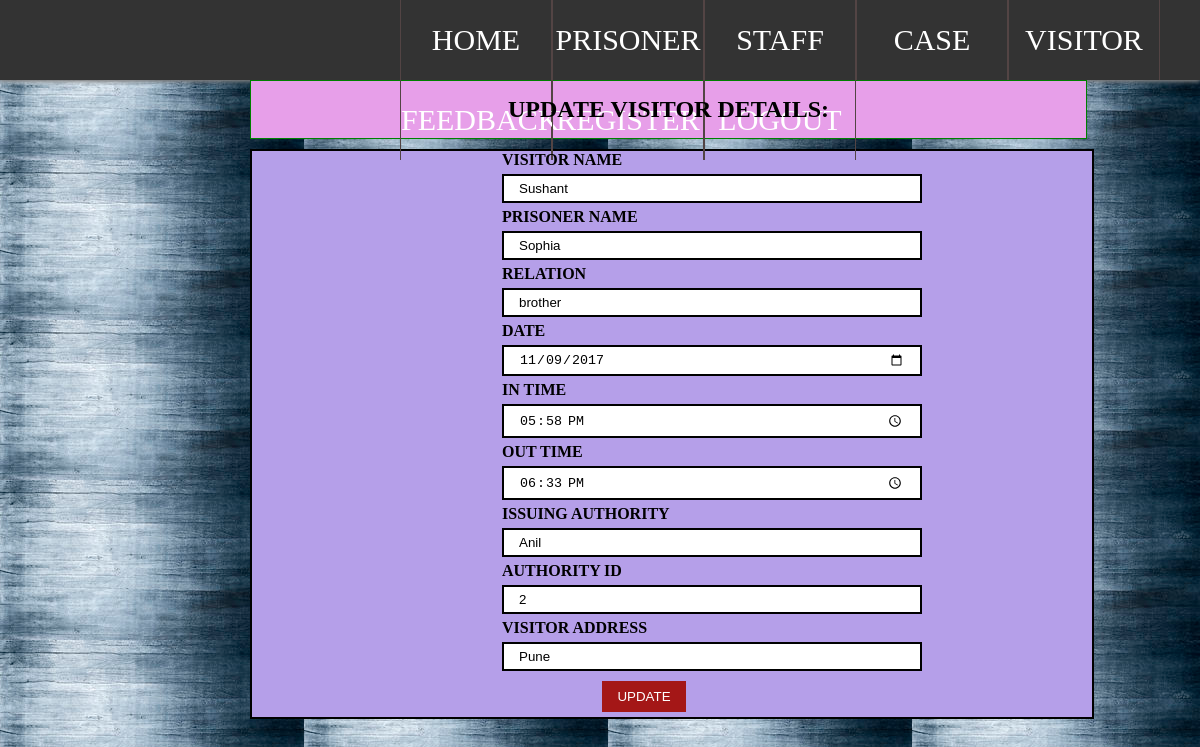
/updateVisitor.php?edit=56, run on the app's committed database.
### tables this page shows
CREATE TABLE `visitor` (
  `PID` int(11) NOT NULL,
  `VISITOR_NAME` varchar(30) NOT NULL,
  `PRISONER_NAME` varchar(30) NOT NULL,
  `RELATION` varchar(30) NOT NULL,
  `DATE` date NOT NULL,
  `IN_TIME` time NOT NULL,
  `OUT_TIME` time NOT NULL,
  `ISSUING_AUTHORITY` varchar(30) NOT NULL,
  `SID` int(11) NOT NULL,
  `VISITOR_ADDRESS` text NOT NULL
);

### updateVisitor.php (the view, shortened to what this page needs)
<!DOCTYPE html>
<html>
<body>
<body background="images/editbg.jpg">
<?php
	require 'conn.php';
   include 'index.php';
	if( isset($_GET["edit"]) )
	{
		$id = $_GET["edit"];
		$res= mysqli_query($conn,"SELECT * FROM PMS.visitor WHERE PID='$id'");
		$row= mysqli_fetch_assoc($res);
	}
?>
<h2>UPDATE VISITOR DETAILS:</h2>
<form action="updateVisitor.php" method="POST">
 <div class="container">
 <label><b>VISITOR NAME</b></label> <br>
  <input type="text" name="newVName" value="<?php echo $row['VISITOR_NAME']; ?>">
	<br>
	<label><b>PRISONER NAME</b></label> <br>
  <input type="text" name="newPName" value="<?php echo $row['PRISONER_NAME']; ?>">
	<br>
		<label><b>RELATION</b></label> <br>
    <input type="text" name="newRelation" value="<?php echo $row['RELATION']; ?>">
	<br>
	<label><b>DATE</b></label> <br>
    <input type="date" name="newDate" value="<?php echo $row['DATE']; ?>">
	<br>
		<label><b>IN TIME</b></label> <br>
    <input type="time" name="newIn" value="<?php echo $row['IN_TIME']; ?>">
<br>
		<label><b>OUT TIME</b></label> <br>
    <input type="time" name="newOut" value="<?php echo $row['OUT_TIME']; ?>">
<br>
		<label><b>ISSUING AUTHORITY</b></label> <br>
    <input type="text" name="newAuthority" value="<?php echo $row['ISSUING_AUTHORITY']; ?>">
<br>
		<label><b>AUTHORITY ID</b></label> <br>
    <input type="text" name="newSid" value="<?php echo $row['SID']; ?>">
	<br>
		<label><b>VISITOR ADDRESS</b></label> <br>
    <input type="text" name="newAddress" value="<?php echo $row['VISITOR_ADDRESS']; ?>">
<br>
  <button type="submit" name="btn" value=submit>UPDATE</button>
    </div>
</form>
</body>
</html>

### updateVisitor.php (style rules this page uses)
h2 { border:1px solid green; text-align: center; color: black; padding: 15px 1px; margin:0px 113px 10px 250px; background-color:#E79FE9; }
form { width: 70%; border: 2px solid black; background-color: #B59FE9; margin: 0px 113px 10px 250px; }
input[type=text],input[type=time], input[type=date], input[type=select] { width: 50%; padding: 5px 15px; margin: 5px 250px; display: inline-block; border: 2px solid black; box-sizing: border-box; }
label,select { margin: 15px 250px; }
button { text-align: center; background-color: #A41717; color: white; padding: 8px 15px; margin: 5px 350px ; border: none; cursor: pointer; width: 10%; }

### index.php (style rules this page uses)
* { margin: 0px; padding: 0px; }

### data on the page
visitor: newVName "Sushant", newPName "Sophia", newRelation "brother", newDate "11/09/2017", newIn "17:58:00", newOut "18:33:00", newAuthority "Anil", newSid "2", newAddress "Pune"
